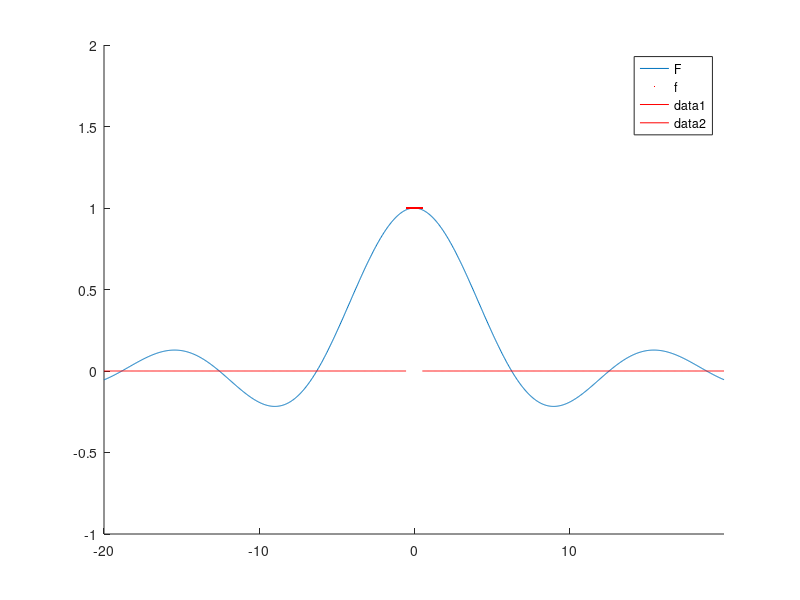

This chart was generated by the following MATLAB code:
clf ;
hold on ;
xx = -20:0.0301:20 ;

F = @( x ) sin( 0.5 * x ) ./ ( 0.5 * x ) ;
plot( xx, F( xx ) ) ;

dom = ( -0.5 <= xx ) & ( xx <= 0.5 ) ;
plot( xx( dom ), ones( size( xx( dom ) ) ), '.r', 'MarkerSize', 4 ) ;

legend('F', 'f' ) ;

dom = -0.5 > xx ;
plot( xx( dom ), 0.0 * xx( dom ), 'r' ) ;
dom = 0.5 < xx ;
plot( xx( dom ), 0.0 * xx( dom ), 'r' ) ;
axis( [ -Inf, Inf, -1, 2 ] ) ;
print('f1plot','-dpdf') ;
